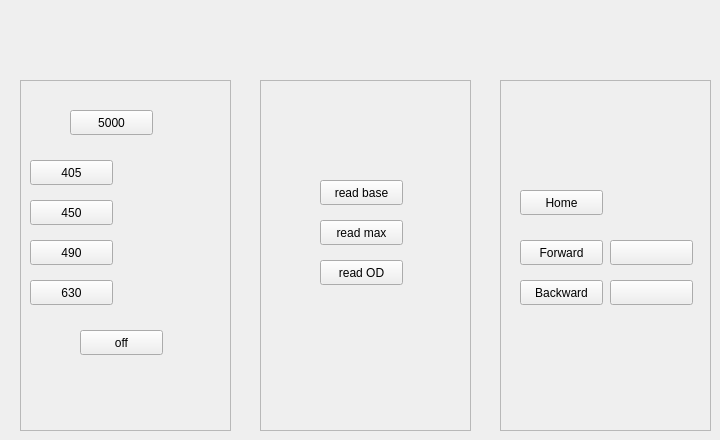
    <widget class="QWidget" name="page_7">
     <widget class="QFrame" name="frame_15">
      <property name="geometry">
       <rect>
        <x>20</x>
        <y>80</y>
        <width>211</width>
        <height>351</height>
       </rect>
      </property>
      <property name="frameShape">
       <enum>QFrame::StyledPanel</enum>
      </property>
      <property name="frameShadow">
       <enum>QFrame::Raised</enum>
      </property>
      <widget class="QPushButton" name="pushButton_2">
       <property name="geometry">
        <rect>
         <x>10</x>
         <y>80</y>
         <width>83</width>
         <height>25</height>
        </rect>
       </property>
       <property name="text">
        <string>405</string>
       </property>
      </widget>
      <widget class="QPushButton" name="pushButton_7">
       <property name="geometry">
        <rect>
         <x>10</x>
         <y>120</y>
         <width>83</width>
         <height>25</height>
        </rect>
       </property>
       <property name="text">
        <string>450</string>
       </property>
      </widget>
      <widget class="QPushButton" name="pushButton_8">
       <property name="geometry">
        <rect>
         <x>10</x>
         <y>160</y>
         <width>83</width>
         <height>25</height>
        </rect>
       </property>
       <property name="text">
        <string>490</string>
       </property>
      </widget>
      <widget class="QPushButton" name="pushButton_9">
       <property name="geometry">
        <rect>
         <x>10</x>
         <y>200</y>
         <width>83</width>
         <height>25</height>
        </rect>
       </property>
       <property name="text">
        <string>630</string>
       </property>
      </widget>
      <widget class="QPushButton" name="pushButton_10">
       <property name="geometry">
        <rect>
         <x>50</x>
         <y>30</y>
         <width>83</width>
         <height>25</height>
        </rect>
       </property>
       <property name="text">
        <string>5000</string>
       </property>
      </widget>
      <widget class="QPushButton" name="pushButton_11">
       <property name="geometry">
        <rect>
         <x>60</x>
         <y>250</y>
         <width>83</width>
         <height>25</height>
        </rect>
       </property>
       <property name="text">
        <string>off</string>
       </property>
      </widget>
     </widget>
     <widget class="QFrame" name="frame_16">
      <property name="geometry">
       <rect>
        <x>260</x>
        <y>80</y>
        <width>211</width>
        <height>351</height>
       </rect>
      </property>
      <property name="frameShape">
       <enum>QFrame::StyledPanel</enum>
      </property>
      <property name="frameShadow">
       <enum>QFrame::Raised</enum>
      </property>
      <widget class="QPushButton" name="pushButton_12">
       <property name="geometry">
        <rect>
         <x>60</x>
         <y>180</y>
         <width>83</width>
         <height>25</height>
        </rect>
       </property>
       <property name="text">
        <string>read OD</string>
       </property>
      </widget>
      <widget class="QPushButton" name="pushButton_13">
       <property name="geometry">
        <rect>
         <x>60</x>
         <y>140</y>
         <width>83</width>
         <height>25</height>
        </rect>
       </property>
       <property name="text">
        <string>read max</string>
       </property>
      </widget>
      <widget class="QPushButton" name="pushButton_14">
       <property name="geometry">
        <rect>
         <x>60</x>
         <y>100</y>
         <width>83</width>
         <height>25</height>
        </rect>
       </property>
       <property name="text">
        <string>read base</string>
       </property>
      </widget>
     </widget>
     <widget class="QFrame" name="frame_17">
      <property name="geometry">
       <rect>
        <x>500</x>
        <y>80</y>
        <width>211</width>
        <height>351</height>
       </rect>
      </property>
      <property name="frameShape">
       <enum>QFrame::StyledPanel</enum>
      </property>
      <property name="frameShadow">
       <enum>QFrame::Raised</enum>
      </property>
      <widget class="QPushButton" name="pushButton_15">
       <property name="geometry">
        <rect>
         <x>20</x>
         <y>160</y>
         <width>83</width>
         <height>25</height>
        </rect>
       </property>
       <property name="text">
        <string>Forward</string>
       </property>
      </widget>
      <widget class="QPushButton" name="pushButton_16">
       <property name="geometry">
        <rect>
         <x>20</x>
         <y>200</y>
         <width>83</width>
         <height>25</height>
        </rect>
       </property>
       <property name="text">
        <string>Backward</string>
       </property>
      </widget>
      <widget class="QPushButton" name="pushButton_17">
       <property name="geometry">
        <rect>
         <x>20</x>
         <y>110</y>
         <width>83</width>
         <height>25</height>
        </rect>
       </property>
       <property name="text">
        <string>Home</string>
       </property>
      </widget>
      <widget class="QPushButton" name="pushButton_18">
       <property name="geometry">
        <rect>
         <x>110</x>
         <y>160</y>
         <width>83</width>
         <height>25</height>
        </rect>
       </property>
       <property name="text">
        <string/>
       </property>
      </widget>
      <widget class="QPushButton" name="pushButton_19">
       <property name="geometry">
        <rect>
         <x>110</x>
         <y>200</y>
         <width>83</width>
         <height>25</height>
        </rect>
       </property>
       <property name="text">
        <string/>
       </property>
      </widget>
     </widget>
    </widget>
